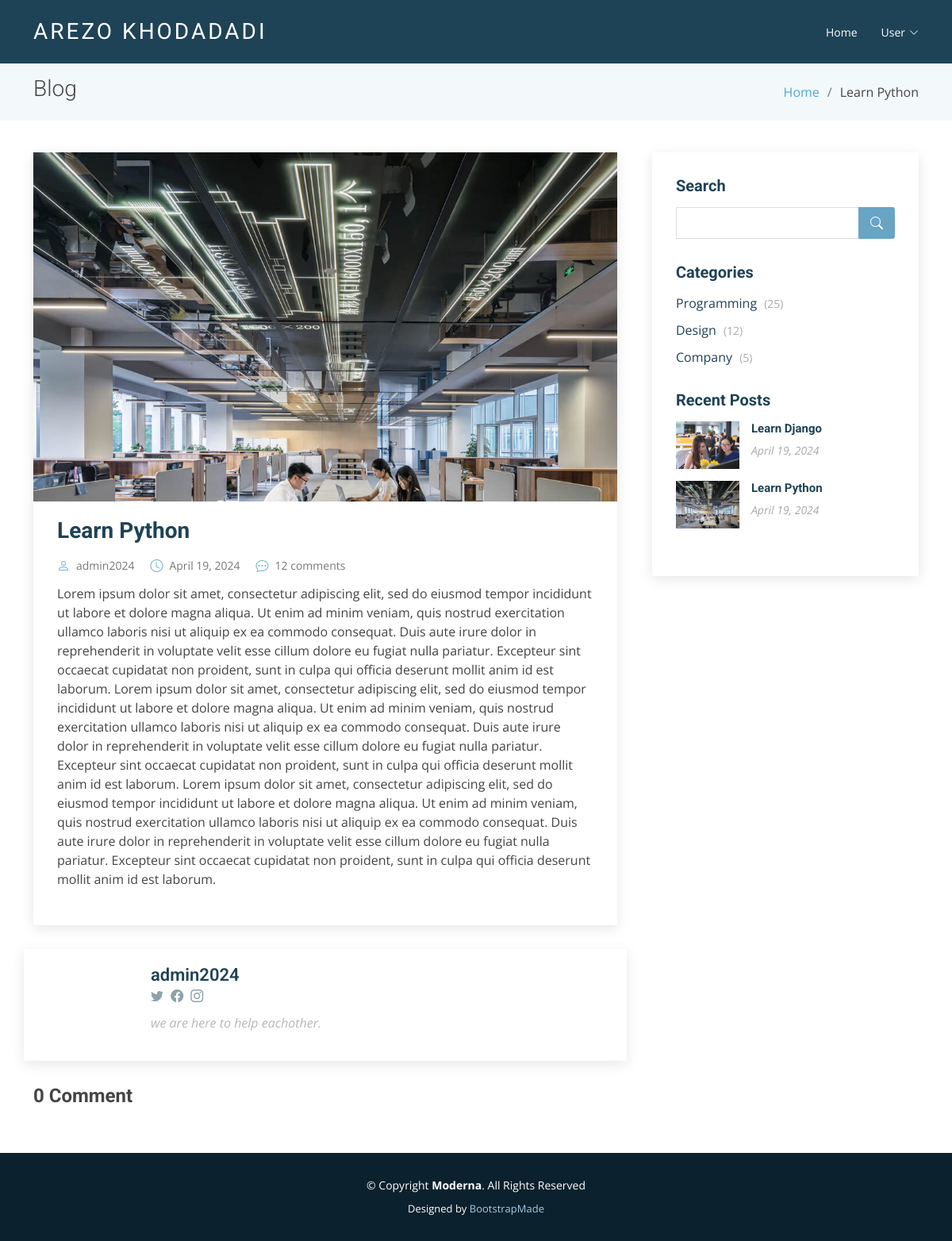
Screenshot of /post/2 with the database file from the repository.
### blog/models.py (models this page shows, shortened)
class Post(models.Model):
    title=models.CharField(max_length=255)
    excerpt=models.TextField()
    body=models.TextField()
    author=models.ForeignKey("accounts.CustomUser", on_delete=models.CASCADE)
    date=models.DateField(default=date.today)
    photo=models.ImageField(upload_to='photo/%Y/%m/%d')

### accounts/models.py (models this page shows)
class CustomUser(AbstractUser):
    age=models.PositiveIntegerField(null=True, blank=True)
    photo=models.ImageField(upload_to='photo/profiles/%Y/%m/%d',default='null')
    about=models.CharField(max_length=255, default='null')
    twitter_url=models.CharField( max_length=60, null=True, blank= True)
    instagram_url=models.CharField( max_length=60, null=True, blank= True)
    facebook_url=models.CharField( max_length=60, null=True, blank= True)

### blog/views.py (the view, shortened to what this page needs)
# urls.py: path('post/<int:pk>', PostDetailView.as_view(),name="post_detail"),
class PostDetailView(View):
    def get(self, request, *args, **kwargs):
        view=CommentGet.as_view()
        return view(request, *args, **kwargs)

### blog/forms.py
class CommentForm(forms.ModelForm):
    class Meta:
        model=Comment
        fields=['body']

### blog/context_processors.py (called while the page is built)
def recent_posts(request):
    recent_posts=Post.objects.order_by('-date')[:5]
    return {'recent_posts': recent_posts}

### blog/views.py (called while the page is built)
    def get_context_data(self, **kwargs):
        context=super().get_context_data(**kwargs)
        context["form"]=CommentForm()
        return context

### templates/post_single.html (shortened to what this page needs)
{% extends 'base.html' %}
{% load crispy_forms_tags %}
{% load static %}
{% block content %}
    <section class="breadcrumbs">
        <div class="container">
          <div class="d-flex justify-content-between align-items-center">
            <h2>Blog</h2>
            <ol>
              <li><a href="{% url 'home' %}">Home</a></li>
              <li>{{ post.title }}</li>
            </ol>
          </div>
        </div>
      </section>
      <section id="blog" class="blog">
        <div class="container" data-aos="fade-up">
          <div class="row">
            <div class="col-lg-8 entries">
              <article class="entry entry-single">
                <div class="entry-img">
                  <img src="{{ post.photo.url }}" alt="" class="img-fluid">
                </div>
                <h2 class="entry-title">
                  <a href="post-single.html">{{ post.title }}</a>
                </h2>
                <div class="entry-meta">
                  <ul>
                    <li class="d-flex align-items-center"><i class="bi bi-person"></i> <a href="blog-single.html">{{ post.author }}</a></li>
                    <li class="d-flex align-items-center"><i class="bi bi-clock"></i> <a href="blog-single.html"><time datetime="2020-01-01">{{ post.date }}</time></a></li>
                    <li class="d-flex align-items-center"><i class="bi bi-chat-dots"></i> <a href="blog-single.html">12 comments</a></li>
                  </ul>
                </div>
                <div class="entry-content">
                  <p>{{ post.body }}</p>
                </div>
              </article>
            </div>
            <div class="col-lg-4">
              {% block sidebar %}
              {% include 'sidebar.html' %}
              {% endblock sidebar %}
            </div>
              <div class="blog-author d-flex align-items-center col-lg-8 entries">
                <div>
                  <h4>{{ post.author.username }}</h4>
                  <div class="social-links">
                    <a href="{{ post.author.twitter_url }}"><i class="bi bi-twitter"></i></a>
                    <a href="{{ post.author.instagram_url }}"><i class="bi bi-facebook"></i></a>
                    <a href="{{ post.author.facebook_url }}"><i class="biu bi-instagram"></i></a>
                  </div>
                  <p>{{ post.author.about }}</p>
                </div>
              </div>
              <div class="blog-comments">
                {% if post.comment_set.count > 1 %}
                  <h4 class="comments-count">{{ post.comment_set.count }} Comments</h4>
                {% else %}
                  <h4 class="comments-count">{{ post.comment_set.count }} Comment</h4>
                {% endif %}
            </div>
          </div>
        </div>
      </section>
{% endblock content %}

### templates/sidebar.html
{% load static %}
<div class="sidebar">
    <h3 class="sidebar-title">Search</h3>
    <div class="sidebar-item search-form">
      <form action="">
        <input type="text">
        <button type="submit"><i class="bi bi-search"></i></button>
      </form>
    </div>
    <h3 class="sidebar-title">Categories</h3>
    <div class="sidebar-item categories">
      <ul>
        <li><a href="#">Programming <span>(25)</span></a></li>
        <li><a href="#">Design <span>(12)</span></a></li>
        <li><a href="#">Company <span>(5)</span></a></li>
      </ul>
    </div>
    <h3 class="sidebar-title">Recent Posts</h3>
    {% if recent_posts %}
        <div class="sidebar-item recent-posts">
            {% for post in recent_posts %}
                <div class="post-item clearfix">
                    <img src="{{ post.photo.url }}" alt="">
                    <h4><a href="{% url 'post_detail' post.pk %}">{{ post.title }}</a></h4>
                    <time datetime="2020-01-01">{{ post.date }}</time>
                </div>
            {% endfor %}
            </div>
      {% else %}
        <p>No blog post is available!</p>
      {% endif %}
  </div>

### static/assets/css/style.css (style rules this page uses)
body { font-family: "Open Sans", sans-serif; color: #444; }
a { color: #4fa6d5; text-decoration: none; }
h1, h2, h3, h4, h5, h6, .font-primary { font-family: "Roboto", sans-serif; }
section { padding: 60px 0; }
.breadcrumbs { padding: 15px 0; background-color: #f3f8fa; min-height: 40px; }
.breadcrumbs h2 { font-size: 28px; font-weight: 300; }
.breadcrumbs ol { display: flex; flex-wrap: wrap; list-style: none; padding: 0; margin: 0; }
.breadcrumbs ol li+li { padding-left: 10px; }
.breadcrumbs ol li+li::before { display: inline-block; padding-right: 10px; color: #6c757d; content: "/"; }
.blog { padding: 40px 0 20px 0; }
.blog .entry { padding: 30px; margin-bottom: 60px; box-shadow: 0 4px 16px rgba(0, 0, 0, 0.1); }
.blog .entry .entry-img { max-height: 440px; margin: -30px -30px 20px -30px; overflow: hidden; }
.blog .entry .entry-title { font-size: 28px; font-weight: bold; padding: 0; margin: 0 0 20px 0; }
.blog .entry .entry-title a { color: #1e4356; transition: 0.3s; }
.blog .entry .entry-meta { margin-bottom: 15px; color: #72afce; }
.blog .entry .entry-meta ul { display: flex; flex-wrap: wrap; list-style: none; align-items: center; padding: 0; margin: 0; }
.blog .entry .entry-meta ul li+li { padding-left: 20px; }
.blog .entry .entry-meta i { font-size: 16px; margin-right: 8px; line-height: 0; }
.blog .entry .entry-meta a { color: #777777; font-size: 14px; display: inline-block; line-height: 1; }
.blog .entry .entry-content p { line-height: 24px; }
.blog .entry-single { margin-bottom: 30px; }
.blog .blog-author { padding: 20px; margin-bottom: 30px; box-shadow: 0 4px 16px rgba(0, 0, 0, 0.1); }
.blog .blog-author h4 { font-weight: 600; font-size: 22px; margin-bottom: 0px; padding: 0; color: #1e4356; }
.blog .blog-author .social-links { margin: 0 10px 10px 0; }
.blog .blog-author .social-links a { color: rgba(30, 67, 86, 0.5); margin-right: 5px; }
.blog .blog-author p { font-style: italic; color: #b7b7b7; }
.blog .blog-comments { margin-bottom: 30px; }
.blog .blog-comments .comments-count { font-weight: bold; }
.blog .sidebar { padding: 30px; margin: 0 0 60px 20px; box-shadow: 0 4px 16px rgba(0, 0, 0, 0.1); }
.blog .sidebar .sidebar-title { font-size: 20px; font-weight: 700; padding: 0 0 0 0; margin: 0 0 15px 0; color: #1e4356; position: relative; }
.blog .sidebar .sidebar-item { margin-bottom: 30px; }
.blog .sidebar .search-form form { background: #fff; border: 1px solid #ddd; padding: 3px 10px; position: relative; }
.blog .sidebar .search-form form input[type=text] { border: 0; padding: 4px; border-radius: 4px; width: calc(100% - 40px); }
.blog .sidebar .search-form form button { position: absolute; top: 0; right: 0; bottom: 0; border: 0; background: none; font-size: 16px; padding: 0 15px; margin: -1px; background: #68A4C4; color: #fff; transition: 0.3s; border-radius: 0 4px 4px 0; line-height: 0; }
.blog .sidebar .search-form form button i { line-height: 0; }
.blog .sidebar .categories ul { list-style: none; padding: 0; }
.blog .sidebar .categories ul li+li { padding-top: 10px; }
.blog .sidebar .categories ul a { color: #1e4356; transition: 0.3s; }
.blog .sidebar .categories ul a span { padding-left: 5px; color: #aaaaaa; font-size: 14px; }
.blog .sidebar .recent-posts .post-item+.post-item { margin-top: 15px; }
.blog .sidebar .recent-posts img { width: 80px; float: left; }
.blog .sidebar .recent-posts h4 { font-size: 15px; margin-left: 95px; font-weight: bold; }
.blog .sidebar .recent-posts h4 a { color: #1e4356; transition: 0.3s; }
.blog .sidebar .recent-posts time { display: block; margin-left: 95px; font-style: italic; font-size: 14px; color: #aaaaaa; }

### rows the page displays
Post: title "Learn Python", photo (picture), author "admin2024", date "April 19, 2024", body "Lorem ipsum dolor sit amet, consectetur adipiscing elit, sed do eiusmod tempor incididunt ut labore et dolore magna aliqua. Ut enim ad minim veniam, quis nostrud exercitation ullamco laboris nisi ut aliquip ex ea commodo consequat. Duis aute irure dolor in reprehenderit in voluptate velit esse cillum dolore eu fugiat nulla pariatur. Excepteur sint occaecat cupidatat non proident, sunt in culpa qui officia deserunt mollit anim id est laborum. Lorem ipsum dolor sit amet, consectetur adipiscing elit, sed do eiusmod tempor incididunt ut labore et dolore magna aliqua. Ut enim ad minim veniam, quis nostrud exercitation ullamco laboris nisi ut aliquip ex ea commodo consequat. Duis aute irure dolor…", author.username "admin2024", author.about "we are here to help eachother.", comment_set.count "0"
Post: photo (picture), title "Learn Django", date "April 19, 2024"
